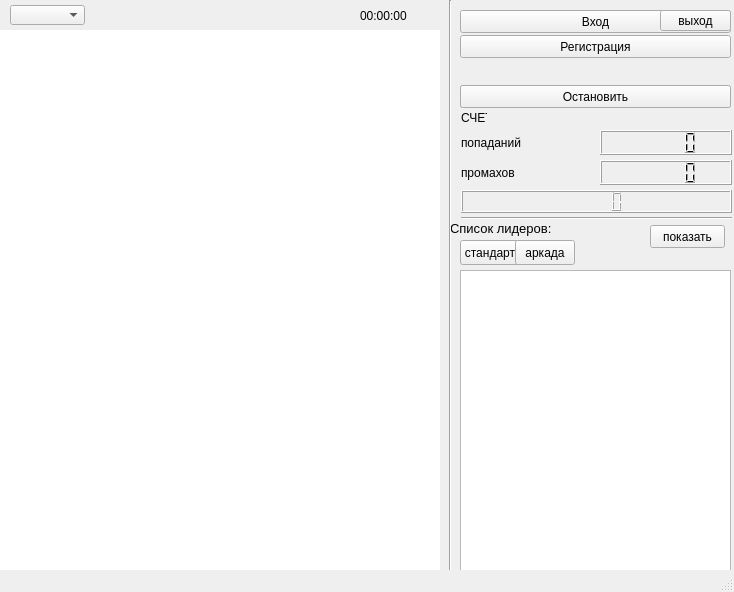
<?xml version="1.0" encoding="UTF-8"?>
<ui version="4.0">
 <class>MainWindow</class>
 <widget class="QMainWindow" name="MainWindow">
  <property name="geometry">
   <rect>
    <x>0</x>
    <y>0</y>
    <width>734</width>
    <height>592</height>
   </rect>
  </property>
  <property name="minimumSize">
   <size>
    <width>734</width>
    <height>592</height>
   </size>
  </property>
  <property name="maximumSize">
   <size>
    <width>734</width>
    <height>592</height>
   </size>
  </property>
  <property name="mouseTracking">
   <bool>false</bool>
  </property>
  <property name="windowTitle">
   <string>MainWindow</string>
  </property>
  <property name="styleSheet">
   <string notr="true"/>
  </property>
  <widget class="QWidget" name="centralwidget">
   <property name="cursor">
    <cursorShape>ArrowCursor</cursorShape>
   </property>
   <property name="styleSheet">
    <string notr="true"/>
   </property>
   <widget class="Line" name="line">
    <property name="geometry">
     <rect>
      <x>440</x>
      <y>0</y>
      <width>20</width>
      <height>571</height>
     </rect>
    </property>
    <property name="orientation">
     <enum>Qt::Vertical</enum>
    </property>
   </widget>
   <widget class="QPushButton" name="btn_miss">
    <property name="enabled">
     <bool>true</bool>
    </property>
    <property name="geometry">
     <rect>
      <x>0</x>
      <y>30</y>
      <width>440</width>
      <height>540</height>
     </rect>
    </property>
    <property name="styleSheet">
     <string notr="true">background: rgb(255, 255, 255); border: 2px solid rgb(255, 255, 255)</string>
    </property>
    <property name="text">
     <string/>
    </property>
   </widget>
   <widget class="QLabel" name="timeForPlayer">
    <property name="geometry">
     <rect>
      <x>360</x>
      <y>0</y>
      <width>81</width>
      <height>31</height>
     </rect>
    </property>
    <property name="text">
     <string>00:00:00</string>
    </property>
   </widget>
   <widget class="QPushButton" name="entrence">
    <property name="geometry">
     <rect>
      <x>460</x>
      <y>10</y>
      <width>271</width>
      <height>23</height>
     </rect>
    </property>
    <property name="text">
     <string>Вход</string>
    </property>
   </widget>
   <widget class="QPushButton" name="registration">
    <property name="geometry">
     <rect>
      <x>460</x>
      <y>35</y>
      <width>271</width>
      <height>23</height>
     </rect>
    </property>
    <property name="text">
     <string>Регистрация</string>
    </property>
   </widget>
   <widget class="QLabel" name="label_3">
    <property name="geometry">
     <rect>
      <x>470</x>
      <y>30</y>
      <width>251</width>
      <height>21</height>
     </rect>
    </property>
    <property name="text">
     <string>Рекорд:</string>
    </property>
   </widget>
   <widget class="QWidget" name="layoutWidget">
    <property name="geometry">
     <rect>
      <x>461</x>
      <y>160</y>
      <width>271</width>
      <height>25</height>
     </rect>
    </property>
    <layout class="QHBoxLayout" name="horizontalLayout_4">
     <item>
      <widget class="QLabel" name="label_5">
       <property name="text">
        <string>промахов</string>
       </property>
      </widget>
     </item>
     <item>
      <widget class="QLCDNumber" name="misses"/>
     </item>
    </layout>
   </widget>
   <widget class="Line" name="line_2">
    <property name="geometry">
     <rect>
      <x>461</x>
      <y>210</y>
      <width>271</width>
      <height>16</height>
     </rect>
    </property>
    <property name="orientation">
     <enum>Qt::Horizontal</enum>
    </property>
   </widget>
   <widget class="QLCDNumber" name="rezult">
    <property name="geometry">
     <rect>
      <x>461</x>
      <y>190</y>
      <width>271</width>
      <height>23</height>
     </rect>
    </property>
   </widget>
   <widget class="QLabel" name="label">
    <property name="geometry">
     <rect>
      <x>450</x>
      <y>220</y>
      <width>109</width>
      <height>16</height>
     </rect>
    </property>
    <property name="font">
     <font>
      <family>MS Sans Serif</family>
      <pointsize>10</pointsize>
     </font>
    </property>
    <property name="text">
     <string>Список лидеров:</string>
    </property>
   </widget>
   <widget class="QLabel" name="name">
    <property name="geometry">
     <rect>
      <x>460</x>
      <y>10</y>
      <width>261</width>
      <height>21</height>
     </rect>
    </property>
    <property name="text">
     <string>#имя</string>
    </property>
   </widget>
   <widget class="QWidget" name="layoutWidget">
    <property name="geometry">
     <rect>
      <x>461</x>
      <y>130</y>
      <width>271</width>
      <height>25</height>
     </rect>
    </property>
    <layout class="QHBoxLayout" name="horizontalLayout_3">
     <item>
      <widget class="QLabel" name="label_4">
       <property name="text">
        <string>попаданий</string>
       </property>
      </widget>
     </item>
     <item>
      <widget class="QLCDNumber" name="hits"/>
     </item>
    </layout>
   </widget>
   <widget class="QLabel" name="label_2">
    <property name="geometry">
     <rect>
      <x>461</x>
      <y>110</y>
      <width>26</width>
      <height>16</height>
     </rect>
    </property>
    <property name="text">
     <string>СЧЕТ</string>
    </property>
   </widget>
   <widget class="QPushButton" name="start_btn">
    <property name="geometry">
     <rect>
      <x>460</x>
      <y>85</y>
      <width>271</width>
      <height>23</height>
     </rect>
    </property>
    <property name="text">
     <string>СТАРТ</string>
    </property>
   </widget>
   <widget class="QPushButton" name="exit_btn">
    <property name="geometry">
     <rect>
      <x>660</x>
      <y>10</y>
      <width>71</width>
      <height>21</height>
     </rect>
    </property>
    <property name="text">
     <string>выход</string>
    </property>
   </widget>
   <widget class="QPushButton" name="stop_btn">
    <property name="geometry">
     <rect>
      <x>460</x>
      <y>85</y>
      <width>271</width>
      <height>23</height>
     </rect>
    </property>
    <property name="text">
     <string>Остановить</string>
    </property>
   </widget>
   <widget class="QPushButton" name="scroll_btn">
    <property name="geometry">
     <rect>
      <x>650</x>
      <y>225</y>
      <width>75</width>
      <height>23</height>
     </rect>
    </property>
    <property name="text">
     <string>показать</string>
    </property>
   </widget>
   <widget class="QLabel" name="scroll_label">
    <property name="geometry">
     <rect>
      <x>600</x>
      <y>225</y>
      <width>47</width>
      <height>20</height>
     </rect>
    </property>
    <property name="text">
     <string/>
    </property>
   </widget>
   <widget class="QComboBox" name="select_mode">
    <property name="geometry">
     <rect>
      <x>10</x>
      <y>5</y>
      <width>75</width>
      <height>20</height>
     </rect>
    </property>
   </widget>
   <widget class="QLabel" name="max_points_sm">
    <property name="geometry">
     <rect>
      <x>460</x>
      <y>50</y>
      <width>261</width>
      <height>21</height>
     </rect>
    </property>
    <property name="text">
     <string/>
    </property>
   </widget>
   <widget class="QLabel" name="max_points_am">
    <property name="geometry">
     <rect>
      <x>460</x>
      <y>60</y>
      <width>261</width>
      <height>21</height>
     </rect>
    </property>
    <property name="text">
     <string/>
    </property>
   </widget>
   <widget class="QTableWidget" name="tableLiders_sm">
    <property name="geometry">
     <rect>
      <x>460</x>
      <y>270</y>
      <width>271</width>
      <height>301</height>
     </rect>
    </property>
    <property name="statusTip">
     <string/>
    </property>
   </widget>
   <widget class="QTableWidget" name="tableLiders_am">
    <property name="geometry">
     <rect>
      <x>460</x>
      <y>270</y>
      <width>271</width>
      <height>291</height>
     </rect>
    </property>
    <property name="statusTip">
     <string/>
    </property>
   </widget>
   <widget class="QPushButton" name="select_sm_table">
    <property name="geometry">
     <rect>
      <x>460</x>
      <y>240</y>
      <width>60</width>
      <height>25</height>
     </rect>
    </property>
    <property name="text">
     <string>стандарт</string>
    </property>
   </widget>
   <widget class="QPushButton" name="select_am_table">
    <property name="geometry">
     <rect>
      <x>515</x>
      <y>240</y>
      <width>60</width>
      <height>25</height>
     </rect>
    </property>
    <property name="text">
     <string>аркада</string>
    </property>
   </widget>
   <zorder>tableLiders_am</zorder>
   <zorder>btn_miss</zorder>
   <zorder>start_btn</zorder>
   <zorder>stop_btn</zorder>
   <zorder>layoutWidget</zorder>
   <zorder>line_2</zorder>
   <zorder>rezult</zorder>
   <zorder>label</zorder>
   <zorder>name</zorder>
   <zorder>layoutWidget</zorder>
   <zorder>label_2</zorder>
   <zorder>label_3</zorder>
   <zorder>line</zorder>
   <zorder>timeForPlayer</zorder>
   <zorder>registration</zorder>
   <zorder>entrence</zorder>
   <zorder>exit_btn</zorder>
   <zorder>scroll_btn</zorder>
   <zorder>scroll_label</zorder>
   <zorder>select_mode</zorder>
   <zorder>max_points_sm</zorder>
   <zorder>max_points_am</zorder>
   <zorder>tableLiders_sm</zorder>
   <zorder>select_sm_table</zorder>
   <zorder>select_am_table</zorder>
  </widget>
  <widget class="QStatusBar" name="statusbar"/>
 </widget>
 <resources/>
 <connections/>
</ui>
